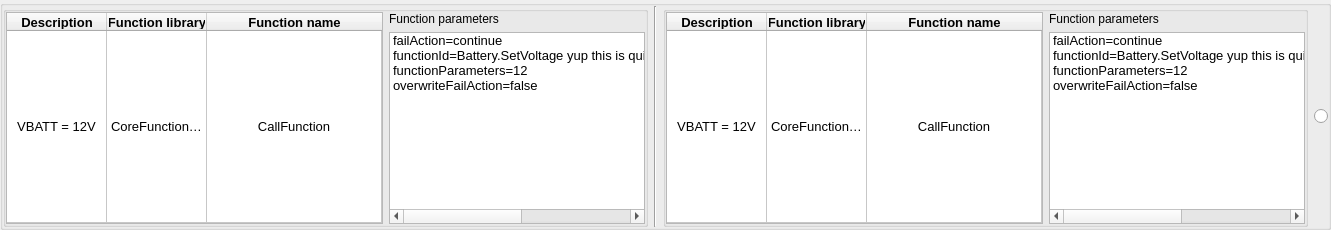
        <widget class="QGroupBox" name="testcase_1_box_9">
         <property name="sizePolicy">
          <sizepolicy hsizetype="Preferred" vsizetype="Preferred">
           <horstretch>0</horstretch>
           <verstretch>0</verstretch>
          </sizepolicy>
         </property>
         <property name="minimumSize">
          <size>
           <width>0</width>
           <height>150</height>
          </size>
         </property>
         <property name="maximumSize">
          <size>
           <width>16777215</width>
           <height>16777215</height>
          </size>
         </property>
         <property name="title">
          <string/>
         </property>
         <property name="alignment">
          <set>Qt::AlignLeading|Qt::AlignLeft|Qt::AlignVCenter</set>
         </property>
         <property name="flat">
          <bool>false</bool>
         </property>
         <property name="checkable">
          <bool>false</bool>
         </property>
         <property name="checked">
          <bool>false</bool>
         </property>
         <layout class="QHBoxLayout" name="horizontalLayout_30">
          <property name="leftMargin">
           <number>0</number>
          </property>
          <property name="topMargin">
           <number>0</number>
          </property>
          <property name="rightMargin">
           <number>0</number>
          </property>
          <property name="bottomMargin">
           <number>0</number>
          </property>
          <item>
           <widget class="QGroupBox" name="old_1_box_10">
            <property name="minimumSize">
             <size>
              <width>600</width>
              <height>0</height>
             </size>
            </property>
            <property name="title">
             <string/>
            </property>
            <layout class="QHBoxLayout" name="horizontalLayout_31">
             <property name="leftMargin">
              <number>0</number>
             </property>
             <property name="topMargin">
              <number>0</number>
             </property>
             <property name="rightMargin">
              <number>0</number>
             </property>
             <property name="bottomMargin">
              <number>0</number>
             </property>
             <item>
              <widget class="QTableWidget" name="tableWidget_20">
               <property name="minimumSize">
                <size>
                 <width>377</width>
                 <height>0</height>
                </size>
               </property>
               <property name="font">
                <font>
                 <pointsize>10</pointsize>
                </font>
               </property>
               <property name="gridStyle">
                <enum>Qt::SolidLine</enum>
               </property>
               <property name="wordWrap">
                <bool>true</bool>
               </property>
               <property name="cornerButtonEnabled">
                <bool>true</bool>
               </property>
               <attribute name="horizontalHeaderCascadingSectionResizes">
                <bool>false</bool>
               </attribute>
               <attribute name="horizontalHeaderStretchLastSection">
                <bool>true</bool>
               </attribute>
               <attribute name="verticalHeaderVisible">
                <bool>false</bool>
               </attribute>
               <attribute name="verticalHeaderStretchLastSection">
                <bool>true</bool>
               </attribute>
               <row>
                <property name="text">
                 <string/>
                </property>
               </row>
               <column>
                <property name="text">
                 <string>Description</string>
                </property>
                <property name="font">
                 <font>
                  <weight>75</weight>
                  <bold>true</bold>
                 </font>
                </property>
               </column>
               <column>
                <property name="text">
                 <string>Function library</string>
                </property>
                <property name="font">
                 <font>
                  <weight>75</weight>
                  <bold>true</bold>
                 </font>
                </property>
               </column>
               <column>
                <property name="text">
                 <string>Function name</string>
                </property>
                <property name="font">
                 <font>
                  <weight>75</weight>
                  <bold>true</bold>
                 </font>
                </property>
               </column>
               <item row="0" column="0">
                <property name="text">
                 <string>VBATT = 12V</string>
                </property>
                <property name="textAlignment">
                 <set>AlignCenter</set>
                </property>
               </item>
               <item row="0" column="1">
                <property name="text">
                 <string>CoreFunctions.dll</string>
                </property>
                <property name="textAlignment">
                 <set>AlignCenter</set>
                </property>
               </item>
               <item row="0" column="2">
                <property name="text">
                 <string>CallFunction</string>
                </property>
                <property name="textAlignment">
                 <set>AlignCenter</set>
                </property>
               </item>
              </widget>
             </item>
             <item>
              <widget class="QWidget" name="widget_20" native="true">
               <layout class="QVBoxLayout" name="verticalLayout_22">
                <property name="leftMargin">
                 <number>0</number>
                </property>
                <property name="topMargin">
                 <number>0</number>
                </property>
                <property name="rightMargin">
                 <number>0</number>
                </property>
                <property name="bottomMargin">
                 <number>0</number>
                </property>
                <item>
                 <widget class="QLabel" name="label_20">
                  <property name="text">
                   <string>Function parameters</string>
                  </property>
                 </widget>
                </item>
                <item>
                 <widget class="QListWidget" name="listWidget_21">
                  <property name="minimumSize">
                   <size>
                    <width>200</width>
                    <height>0</height>
                   </size>
                  </property>
                  <property name="font">
                   <font>
                    <pointsize>10</pointsize>
                   </font>
                  </property>
                  <item>
                   <property name="text">
                    <string>failAction=continue</string>
                   </property>
                  </item>
                  <item>
                   <property name="text">
                    <string>functionId=Battery.SetVoltage yup this is quite a long string how do we deal with it&gt;?</string>
                   </property>
                  </item>
                  <item>
                   <property name="text">
                    <string>functionParameters=12</string>
                   </property>
                  </item>
                  <item>
                   <property name="text">
                    <string>overwriteFailAction=false</string>
                   </property>
                  </item>
                 </widget>
                </item>
               </layout>
              </widget>
             </item>
            </layout>
           </widget>
          </item>
          <item>
           <widget class="Line" name="line_11">
            <property name="orientation">
             <enum>Qt::Vertical</enum>
            </property>
           </widget>
          </item>
          <item>
           <widget class="QGroupBox" name="new_1_box_10">
            <property name="minimumSize">
             <size>
              <width>600</width>
              <height>0</height>
             </size>
            </property>
            <property name="title">
             <string/>
            </property>
            <layout class="QHBoxLayout" name="horizontalLayout_32">
             <property name="leftMargin">
              <number>0</number>
             </property>
             <property name="topMargin">
              <number>0</number>
             </property>
             <property name="rightMargin">
              <number>0</number>
             </property>
             <property name="bottomMargin">
              <number>0</number>
             </property>
             <item>
              <widget class="QTableWidget" name="tableWidget_21">
               <property name="minimumSize">
                <size>
                 <width>377</width>
                 <height>0</height>
                </size>
               </property>
               <property name="font">
                <font>
                 <pointsize>10</pointsize>
                </font>
               </property>
               <property name="gridStyle">
                <enum>Qt::SolidLine</enum>
               </property>
               <property name="wordWrap">
                <bool>true</bool>
               </property>
               <property name="cornerButtonEnabled">
                <bool>true</bool>
               </property>
               <attribute name="horizontalHeaderCascadingSectionResizes">
                <bool>false</bool>
               </attribute>
               <attribute name="horizontalHeaderStretchLastSection">
                <bool>true</bool>
               </attribute>
               <attribute name="verticalHeaderVisible">
                <bool>false</bool>
               </attribute>
               <attribute name="verticalHeaderStretchLastSection">
                <bool>true</bool>
               </attribute>
               <row>
                <property name="text">
                 <string/>
                </property>
               </row>
               <column>
                <property name="text">
                 <string>Description</string>
                </property>
                <property name="font">
                 <font>
                  <weight>75</weight>
                  <bold>true</bold>
                 </font>
                </property>
               </column>
               <column>
                <property name="text">
                 <string>Function library</string>
                </property>
                <property name="font">
                 <font>
                  <weight>75</weight>
                  <bold>true</bold>
                 </font>
                </property>
               </column>
               <column>
                <property name="text">
                 <string>Function name</string>
                </property>
                <property name="font">
                 <font>
                  <weight>75</weight>
                  <bold>true</bold>
                 </font>
                </property>
               </column>
               <item row="0" column="0">
                <property name="text">
                 <string>VBATT = 12V</string>
                </property>
                <property name="textAlignment">
                 <set>AlignCenter</set>
                </property>
               </item>
               <item row="0" column="1">
                <property name="text">
                 <string>CoreFunctions.dll</string>
                </property>
                <property name="textAlignment">
                 <set>AlignCenter</set>
                </property>
               </item>
               <item row="0" column="2">
                <property name="text">
                 <string>CallFunction</string>
                </property>
                <property name="textAlignment">
                 <set>AlignCenter</set>
                </property>
               </item>
              </widget>
             </item>
             <item>
              <widget class="QWidget" name="widget_21" native="true">
               <layout class="QVBoxLayout" name="verticalLayout_23">
                <property name="leftMargin">
                 <number>0</number>
                </property>
                <property name="topMargin">
                 <number>0</number>
                </property>
                <property name="rightMargin">
                 <number>0</number>
                </property>
                <property name="bottomMargin">
                 <number>0</number>
                </property>
                <item>
                 <widget class="QLabel" name="label_21">
                  <property name="text">
                   <string>Function parameters</string>
                  </property>
                 </widget>
                </item>
                <item>
                 <widget class="QListWidget" name="listWidget_22">
                  <property name="minimumSize">
                   <size>
                    <width>200</width>
                    <height>0</height>
                   </size>
                  </property>
                  <property name="font">
                   <font>
                    <pointsize>10</pointsize>
                   </font>
                  </property>
                  <item>
                   <property name="text">
                    <string>failAction=continue</string>
                   </property>
                  </item>
                  <item>
                   <property name="text">
                    <string>functionId=Battery.SetVoltage yup this is quite a long string how do we deal with it&gt;?</string>
                   </property>
                  </item>
                  <item>
                   <property name="text">
                    <string>functionParameters=12</string>
                   </property>
                  </item>
                  <item>
                   <property name="text">
                    <string>overwriteFailAction=false</string>
                   </property>
                  </item>
                 </widget>
                </item>
               </layout>
              </widget>
             </item>
            </layout>
           </widget>
          </item>
          <item>
           <widget class="QRadioButton" name="radioButton_10">
            <property name="text">
             <string/>
            </property>
           </widget>
          </item>
         </layout>
        </widget>
